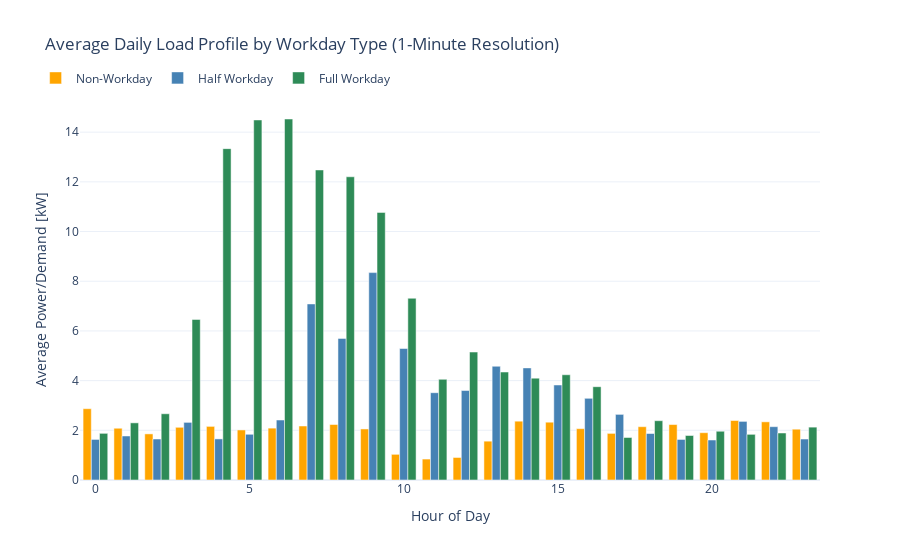

Write notebook code for a chart like this one.
### Code cell
import plotly.graph_objects as go

# Compute average hourly profile per workday type
profiles = (
    df
    .assign(hour=lambda x: x["timestamp"].dt.hour)
    .groupby(["workday", "hour"])["avg_load"]
    .mean()
    .reset_index()
)

fig = go.Figure()

workday_labels = {
    0: "Non-Workday",
    1: "Half Workday",
    2: "Full Workday"
}

colors = {
    0: "orange",
    1: "steelblue",
    2: "seagreen"
}

for wd in [0, 1, 2]:
    df_wd = profiles[profiles["workday"] == wd]
    fig.add_trace(
        go.Bar(
            x=df_wd["hour"],
            y=df_wd["avg_load"] / 1e3,
            name=workday_labels[wd],
            marker_color=colors[wd],
        )
    )

fig.update_layout(
    title="Average Daily Load Profile by Workday Type (1-Minute Resolution)",
    xaxis_title="Hour of Day",
    yaxis_title="Average Power/Demand [kW]",
    barmode="group",
    template="plotly_white",
        legend=dict(
        orientation="h",   # horizontal
        yanchor="bottom",
        y=1.02,
        x =-0.06,

    )
)

fig.show()

### Figure 1 — Plotly figure (JSON) as saved in the notebook; plotly's stock layout.template omitted (floating-point values rounded to 4 significant figures)
{"data": [{"marker": {"color": "orange"}, "name": "Non-Workday", "type": "bar", "x": [0, 1, 2, 3, 4, 5, 6, 7, 8, 9, 10, 11, 12, 13, 14, 15, 16, 17, 18, 19, 20, 21, 22, 23], "y": [2.87, 2.083, 1.856, 2.121, 2.158, 2.014, 2.087, 2.174, 2.233, 2.054, 1.033, 0.8427, 0.9066, 1.563, 2.367, 2.326, 2.066, 1.876, 2.146, 2.232, 1.904, 2.394, 2.341, 2.045]}, {"marker": {"color": "steelblue"}, "name": "Half Workday", "type": "bar", "x": [0, 1, 2, 3, 4, 5, 6, 7, 8, 9, 10, 11, 12, 13, 14, 15, 16, 17, 18, 19, 20, 21, 22, 23], "y": [1.633, 1.772, 1.65, 2.32, 1.654, 1.84, 2.414, 7.087, 5.7, 8.348, 5.292, 3.514, 3.601, 4.578, 4.513, 3.825, 3.288, 2.641, 1.871, 1.632, 1.609, 2.359, 2.146, 1.649]}, {"marker": {"color": "seagreen"}, "name": "Full Workday", "type": "bar", "x": [0, 1, 2, 3, 4, 5, 6, 7, 8, 9, 10, 11, 12, 13, 14, 15, 16, 17, 18, 19, 20, 21, 22, 23], "y": [1.878, 2.3, 2.666, 6.462, 13.34, 14.49, 14.53, 12.48, 12.2, 10.77, 7.315, 4.052, 5.15, 4.346, 4.1, 4.236, 3.755, 1.711, 2.387, 1.791, 1.963, 1.838, 1.892, 2.128]}], "layout": {"barmode": "group", "legend": {"orientation": "h", "x": -0.06, "y": 1.02, "yanchor": "bottom"}, "title": {"text": "Average Daily Load Profile by Workday Type (1-Minute Resolution)"}, "xaxis": {"title": {"text": "Hour of Day"}}, "yaxis": {"title": {"text": "Average Power/Demand [kW]"}}}}
